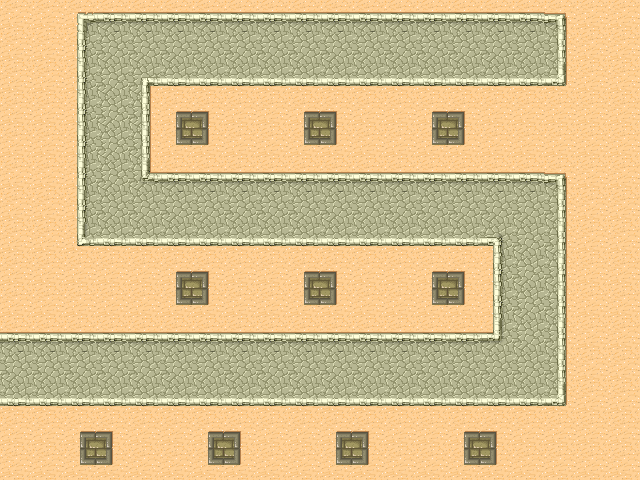

This is a level from a 2D game, rendered from its Tiled map with the project's own tilesets. A one-line summary and the map file follow, with tile-layer data summarised:
An orthogonal 20x15 tile map with 32x32 px tiles, 1 tile layer (map0).

<map version="1.0" orientation="orthogonal" renderorder="right-down" width="20" height="15" tilewidth="32" tileheight="32" nextobjectid="1">
 <tileset firstgid="1" name="tmw_desert" tilewidth="32" tileheight="32">
  <image source="tmw_desert.png" width="256" height="192" />
 </tileset>
 <layer name="map0" width="20" height="15">
  <data>[300 cells, 300 non-empty, 18 distinct tile ids]</data>
 </layer>
</map>